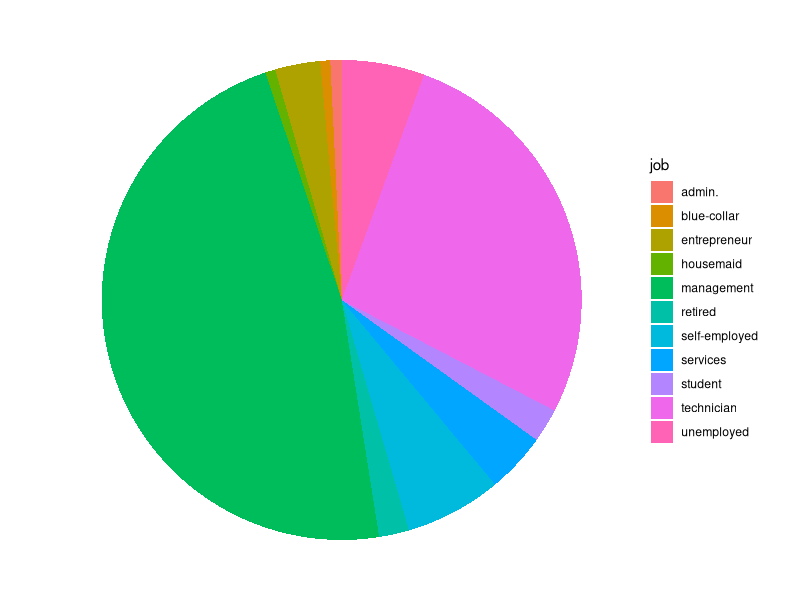
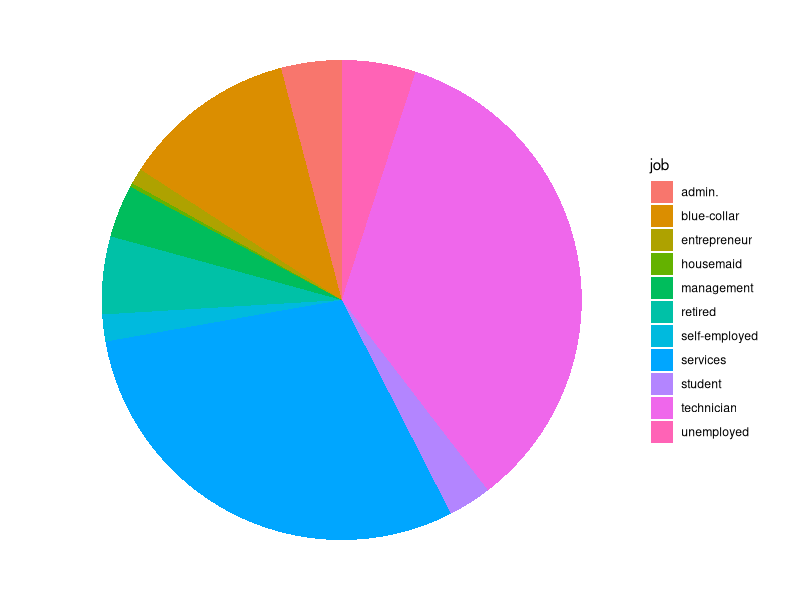
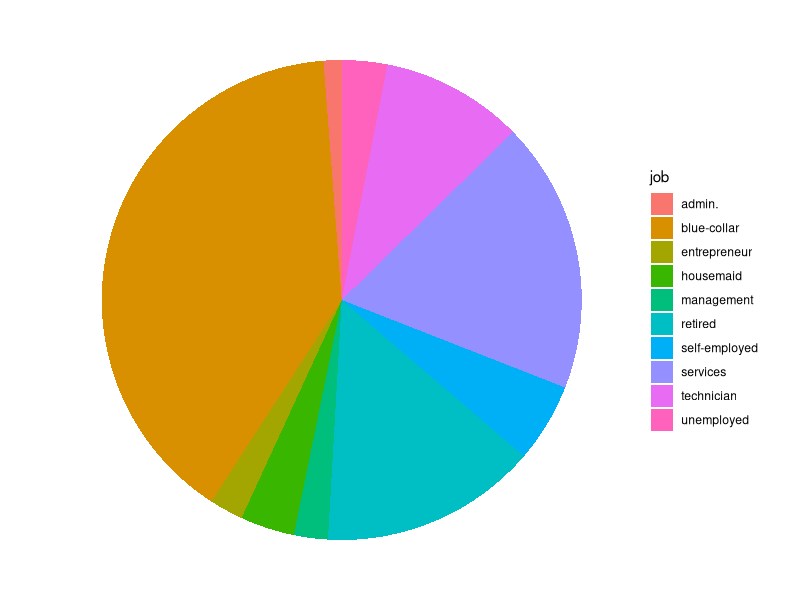
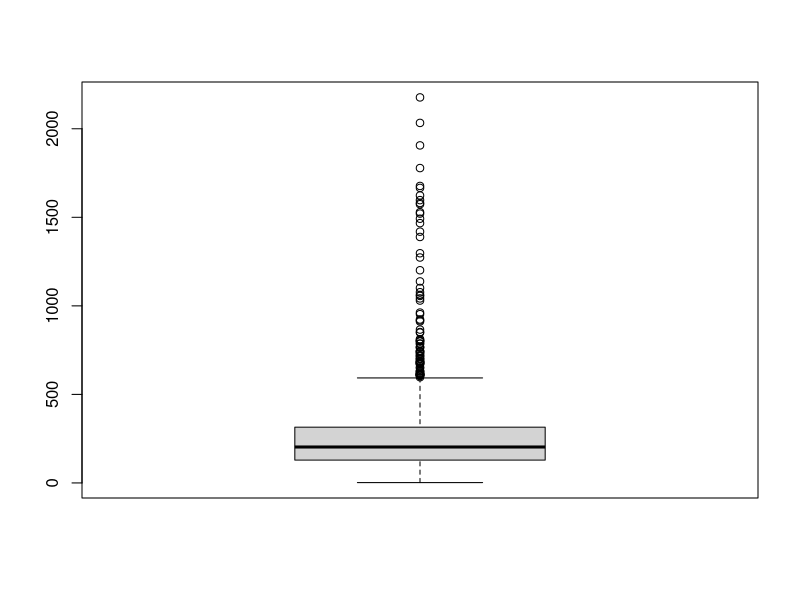
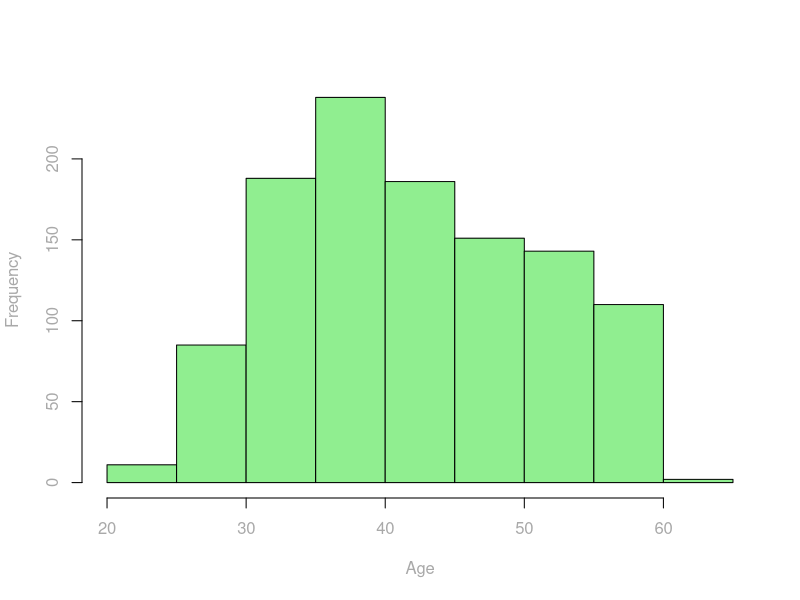

Source code (R) for these figures, in order:
## ---- chunk 1
knitr::opts_chunk$set(echo = TRUE)
options(scipen = 9999)
options(width = 70)
knitr::opts_chunk$set(linewidth = 60)
library(knitr)
library(formatR)
library(ggplot2)
opts_chunk$set(tidy.opts=list(width.cutoff=40),tidy=TRUE)
mode <- function(v, empty = FALSE) {
  if(empty){
    v = v[v != ""]
  }
  uniqv <- unique(v)
  uniqv[which.max(tabulate(match(v, uniqv)))]
}
## ---- chunk 2
bankn <- read.csv("2021-Set03-QualityAssured.csv", 
                  header = T, sep = ",", stringsAsFactors = T)
## ---- chunk 3
summary(bankn$RefNum)
## ---- chunk 4
summary(bankn$age)
## ---- chunk 5
bankn$age[is.na(bankn$age)] <- median(bankn$age, na.rm = T)
summary(bankn$age)
## ---- chunk 6
summary(bankn$marital)
## ---- chunk 7
summary(bankn$job)
## ---- chunk 8
bankn[!(bankn$job %in% c("admin.", "unemployed", "management","housemaid", "entrepreneur", "student", "blue-collar","self-employed", "retired", "technician", "services")),2:5]
## ---- chunk 9
bankn <- bankn[(bankn$job %in% c("admin.", "unemployed", "management","housemaid", "entrepreneur", "student", "blue-collar","self-employed", "retired", "technician", "services")) | (bankn$education %in% 
                    c('tertiary','secondary','primary')),]
summary(bankn$job)
## ---- chunk 10
before <- bankn[!(bankn$job %in% c("admin.", "unemployed", "management","housemaid", "entrepreneur", "student", "blue-collar","self-employed", "retired", "technician", "services")),]
before
refnum <- before$RefNum
## ---- chunk 11
bankn[!(bankn$job %in% c("admin.", "unemployed", "management","housemaid", "entrepreneur", "student", "blue-collar","self-employed", "retired", "technician", "services")),"job"] <- mode(bankn$job[bankn$education == "primary"])
## ---- chunk 12
bankn[bankn$RefNum == refnum,]
## ---- chunk 13
summary(bankn$education)
## ---- chunk 14
ggplot(bankn[bankn$education == "tertiary",c(3,5)], aes(x="", y=job, fill=job)) +
  geom_bar(stat="identity", width=1) +coord_polar("y", start=0) +theme_void()
## ---- chunk 15
ggplot(bankn[bankn$education=="secondary",c(3,5)], aes(x="", y=job, fill=job)) +
  geom_bar(stat="identity", width=1) +coord_polar("y", start=0) + theme_void()
## ---- chunk 16
ggplot(bankn[bankn$education == "primary",c(3,5)], aes(x="", y=job, fill=job)) +
  geom_bar(stat="identity", width=1) +coord_polar("y", start=0) + theme_void()
## ---- chunk 17
geteducation <- function(jobs){
  lis <- vector()
  for (job in jobs) {
    tert <- length(bankn$education[bankn$education == "tertiary" & bankn$job == job])
    sec <- length(bankn$education[bankn$education == "secondary" & bankn$job == job])
    prim <- length(bankn$education[bankn$education == "primary" & bankn$job == job])
    len = nrow(bankn[bankn$job == job,])
    lis <- append(lis, ifelse(tert > sec & tert > prim, "tertiary", ifelse(sec > tert & sec > prim,
           "secondary", ifelse(prim > tert & prim > sec,
           "primary", '?'))))
  }
  return(lis)
}
## ---- chunk 18
getEducationRatio <- function(jobs){
    lis <- list()
    df <- data.frame()
    for (job in jobs) {
      tert <- length(bankn$education[bankn$education == "tertiary" & bankn$job == job])
      sec <- length(bankn$education[bankn$education == "secondary" & bankn$job == job])
      prim <- length(bankn$education[bankn$education == "primary" & bankn$job == job])
      len = nrow(bankn[bankn$job == job,])
      tertiary = round((tert/len)*100, digits = 2)
      secondary = round((sec/len)*100, digits = 2)
      primary = round((prim/len)*100, digits =2)
      lis <- append(lis, data.frame(c(tertiary,secondary,primary)))
    }
    return(do.call(rbind, lis))
}
## ---- chunk 19
missingEducation <- bankn[!(bankn$education %in% 
                    c('tertiary','secondary','primary')),
                  c('job','education')]

bankn$education[!(bankn$education %in% 
                    c('tertiary','secondary','primary'))] <- geteducation(
                      missingEducation$job)
summary(bankn$education)
## ---- chunk 20
jobs <- getEducationRatio(c("admin.", "unemployed", "management","housemaid", "entrepreneur", "student", "blue-collar","self-employed", "retired", "technician", "services"))
colnames(jobs) <- c("tertiary","secondary","primary")
rownames(jobs) <- c("admin.", "unemployed", "management","housemaid", "entrepreneur", "student", "blue-collar","self-employed", "retired", "technician", "services")
## ---- chunk 21
jobs
## ---- chunk 22
summary(bankn$housing)
## ---- chunk 23
summary(bankn$loan)
levels(bankn$loan)
## ---- chunk 24
summary(bankn$contact)
## ---- chunk 25
summary(bankn$day)
## ---- chunk 26
summary(bankn$month)
## ---- chunk 27
min(summary(bankn$month))
## ---- chunk 28
max(summary(bankn$month))
## ---- chunk 29
sum(is.na(bankn$month))
## ---- chunk 30
summary(bankn$duration)
## ---- chunk 31
min(bankn$duration)
## ---- chunk 32
max(bankn$duration)
## ---- chunk 33
boxplot(bankn$duration)
## ---- chunk 34
summary(bankn$deposit)
## ---- chunk 35
summary(bankn$balance, maxsum = 10)
## ---- chunk 36
bankn$balance[c(8, 54, 26, 87)]
## ---- chunk 37
str(bankn)
#levels(bankn$job)
## ---- chunk 38
head(bankn$duration, n = 3)
bankn$duration <- round(bankn$duration/60, digits = 2)
## ---- chunk 39
head(bankn$duration, n = 3)
## ---- chunk 40
hist(bankn$age, col="lightgreen", col.lab="darkgrey",
     col.axis="darkgrey", xlab = "Age", main="")
## ---- chunk 41
age.max = max(bankn$age)
age.min = min(bankn$age)
new.max = age.max + 1
age.temp <- cut(bankn$age, breaks = c(age.min, 25, 44, 56, age.max),
                labels = c("Gen Z", "Millennials", "Gen X", "Baby Boomers"), right = TRUE)
# data.frame(old = bankn$age, new = age.temp) 
bankn$age <- age.temp
## ---- chunk 42
head(bankn$age, n = 5)
